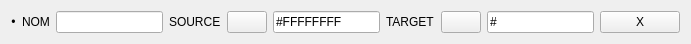
<?xml version="1.0" encoding="UTF-8"?>
<ui version="4.0">
 <class>ColorPairItem</class>
 <widget class="QWidget" name="ColorPairItem">
  <property name="geometry">
   <rect>
    <x>0</x>
    <y>0</y>
    <width>691</width>
    <height>44</height>
   </rect>
  </property>
  <property name="windowTitle">
   <string>ColorPairItem</string>
  </property>
  <layout class="QHBoxLayout" name="horizontalLayout">
   <item>
    <layout class="QHBoxLayout" name="horizontalLayout_4">
     <item>
      <widget class="QLabel" name="colorPairId">
       <property name="text">
        <string>•</string>
       </property>
       <property name="alignment">
        <set>Qt::AlignCenter</set>
       </property>
      </widget>
     </item>
    </layout>
   </item>
   <item>
    <layout class="QHBoxLayout" name="horizontalLayout_2">
     <item>
      <widget class="QLabel" name="label">
       <property name="text">
        <string>NOM</string>
       </property>
      </widget>
     </item>
     <item>
      <widget class="QLineEdit" name="colorPairName">
       <property name="maxLength">
        <number>16</number>
       </property>
      </widget>
     </item>
    </layout>
   </item>
   <item>
    <layout class="QHBoxLayout" name="horizontalLayout_5">
     <item>
      <widget class="QLabel" name="label_2">
       <property name="text">
        <string>SOURCE</string>
       </property>
      </widget>
     </item>
     <item>
      <widget class="QPushButton" name="sourceColor">
       <property name="toolTip">
        <string>Sélectionner une nouvelle couleur</string>
       </property>
       <property name="text">
        <string/>
       </property>
      </widget>
     </item>
     <item>
      <widget class="QLineEdit" name="sourceColorHex">
       <property name="inputMask">
        <string>\#&gt;HHHHHHHH</string>
       </property>
       <property name="text">
        <string>#FFFFFFFF</string>
       </property>
       <property name="maxLength">
        <number>9</number>
       </property>
      </widget>
     </item>
    </layout>
   </item>
   <item>
    <layout class="QHBoxLayout" name="horizontalLayout_6">
     <item>
      <widget class="QLabel" name="label_3">
       <property name="text">
        <string>TARGET</string>
       </property>
      </widget>
     </item>
     <item>
      <widget class="QPushButton" name="targetColor">
       <property name="toolTip">
        <string>Sélectionner une nouvelle couleur</string>
       </property>
       <property name="text">
        <string/>
       </property>
      </widget>
     </item>
     <item>
      <widget class="QLineEdit" name="targetColorHex">
       <property name="inputMask">
        <string>\#&gt;HHHHHHHH</string>
       </property>
       <property name="maxLength">
        <number>9</number>
       </property>
      </widget>
     </item>
    </layout>
   </item>
   <item>
    <layout class="QHBoxLayout" name="horizontalLayout_7">
     <item>
      <widget class="QPushButton" name="closeBtn">
       <property name="text">
        <string>X</string>
       </property>
      </widget>
     </item>
    </layout>
   </item>
  </layout>
 </widget>
 <resources/>
 <connections/>
</ui>
